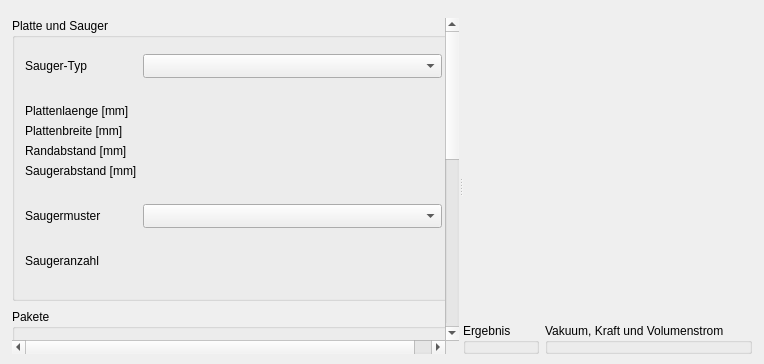
<?xml version="1.0" encoding="UTF-8"?>
<ui version="4.0">
 <class>VacuumTab</class>
 <widget class="QWidget" name="VacuumTab">
  <property name="windowTitle">
   <string>Vakuumplatte</string>
  </property>
  <layout class="QVBoxLayout" name="root">
   <property name="leftMargin"><number>12</number></property>
   <property name="topMargin"><number>10</number></property>
   <property name="rightMargin"><number>12</number></property>
   <property name="bottomMargin"><number>10</number></property>
   <property name="spacing"><number>8</number></property>
   <item>
    <widget class="StaleBanner" name="banner"/>
   </item>
   <item>
    <widget class="QSplitter" name="splitter">
     <property name="orientation"><enum>Qt::Horizontal</enum></property>
     <widget class="QScrollArea" name="controls_scroll">
      <property name="widgetResizable"><bool>true</bool></property>
      <property name="frameShape"><enum>QFrame::NoFrame</enum></property>
      <property name="minimumSize">
       <size><width>360</width><height>0</height></size>
      </property>
      <widget class="QWidget" name="controls">
       <layout class="QVBoxLayout" name="controls_layout">
        <property name="leftMargin"><number>0</number></property>
        <property name="topMargin"><number>0</number></property>
        <property name="rightMargin"><number>8</number></property>
        <property name="bottomMargin"><number>0</number></property>
        <property name="spacing"><number>8</number></property>

        <item>
         <widget class="QGroupBox" name="plate_box">
          <property name="title"><string>Platte und Sauger</string></property>
          <property name="sizePolicy">
           <sizepolicy hsizetype="Preferred" vsizetype="Maximum">
            <horstretch>0</horstretch><verstretch>0</verstretch>
           </sizepolicy>
          </property>
          <layout class="QFormLayout" name="plate_form">
           <property name="leftMargin"><number>10</number></property>
           <property name="topMargin"><number>16</number></property>
           <property name="rightMargin"><number>10</number></property>
           <property name="bottomMargin"><number>10</number></property>
           <item row="0" column="0">
            <widget class="QLabel" name="cup_caption">
             <property name="text"><string>Sauger-Typ</string></property>
            </widget>
           </item>
           <item row="0" column="1">
            <widget class="QComboBox" name="cup_box">
             <property name="sizePolicy">
              <sizepolicy hsizetype="Expanding" vsizetype="Fixed">
               <horstretch>0</horstretch><verstretch>0</verstretch>
              </sizepolicy>
             </property>
             <property name="minimumContentsLength"><number>12</number></property>
             <property name="sizeAdjustPolicy">
              <enum>QComboBox::AdjustToMinimumContentsLengthWithIcon</enum>
             </property>
            </widget>
           </item>
           <item row="1" column="1">
            <widget class="QLabel" name="cup_info">
             <property name="text"><string/></property>
             <property name="wordWrap"><bool>true</bool></property>
             <property name="minimumSize"><size><width>240</width><height>0</height></size></property>
             <property name="alignment"><set>Qt::AlignLeading|Qt::AlignLeft|Qt::AlignTop</set></property>
             <property name="role" stdset="0"><string>note</string></property>
            </widget>
           </item>
           <item row="2" column="0">
            <widget class="QLabel" name="plate_length_caption">
             <property name="text"><string>Plattenlaenge [mm]</string></property>
            </widget>
           </item>
           <item row="2" column="1">
            <widget class="NumberField" name="plate_length"/>
           </item>
           <item row="3" column="0">
            <widget class="QLabel" name="plate_width_caption">
             <property name="text"><string>Plattenbreite [mm]</string></property>
            </widget>
           </item>
           <item row="3" column="1">
            <widget class="NumberField" name="plate_width"/>
           </item>
           <item row="4" column="0">
            <widget class="QLabel" name="edge_margin_caption">
             <property name="text"><string>Randabstand [mm]</string></property>
            </widget>
           </item>
           <item row="4" column="1">
            <widget class="NumberField" name="edge_margin"/>
           </item>
           <item row="5" column="0">
            <widget class="QLabel" name="min_spacing_caption">
             <property name="text"><string>Saugerabstand [mm]</string></property>
            </widget>
           </item>
           <item row="5" column="1">
            <widget class="NumberField" name="min_spacing"/>
           </item>
           <item row="6" column="1">
            <widget class="QLabel" name="min_spacing_info">
             <property name="text"><string/></property>
             <property name="wordWrap"><bool>true</bool></property>
             <property name="minimumSize"><size><width>240</width><height>0</height></size></property>
             <property name="alignment"><set>Qt::AlignLeading|Qt::AlignLeft|Qt::AlignTop</set></property>
             <property name="role" stdset="0"><string>note</string></property>
            </widget>
           </item>
           <item row="7" column="0">
            <widget class="QLabel" name="arrangement_caption">
             <property name="text"><string>Saugermuster</string></property>
            </widget>
           </item>
           <item row="7" column="1">
            <widget class="QComboBox" name="arrangement_box">
             <property name="sizePolicy">
              <sizepolicy hsizetype="Expanding" vsizetype="Fixed">
               <horstretch>0</horstretch><verstretch>0</verstretch>
              </sizepolicy>
             </property>
             <property name="minimumContentsLength"><number>12</number></property>
             <property name="sizeAdjustPolicy">
              <enum>QComboBox::AdjustToMinimumContentsLengthWithIcon</enum>
             </property>
            </widget>
           </item>
           <item row="8" column="1">
            <widget class="QLabel" name="arrangement_info">
             <property name="text"><string/></property>
             <property name="wordWrap"><bool>true</bool></property>
             <property name="minimumSize"><size><width>240</width><height>0</height></size></property>
             <property name="alignment"><set>Qt::AlignLeading|Qt::AlignLeft|Qt::AlignTop</set></property>
             <property name="role" stdset="0"><string>note</string></property>
            </widget>
           </item>
           <item row="9" column="0">
            <widget class="QLabel" name="cup_count_caption">
             <property name="text"><string>Saugeranzahl</string></property>
            </widget>
           </item>
           <item row="9" column="1">
            <widget class="IntField" name="cup_count"/>
           </item>
           <item row="10" column="1">
            <widget class="QLabel" name="cup_limit">
             <property name="text"><string/></property>
             <property name="wordWrap"><bool>true</bool></property>
             <property name="minimumSize"><size><width>240</width><height>0</height></size></property>
             <property name="alignment"><set>Qt::AlignLeading|Qt::AlignLeft|Qt::AlignTop</set></property>
             <property name="role" stdset="0"><string>note</string></property>
            </widget>
           </item>
          </layout>
         </widget>
        </item>

        <item>
         <widget class="QGroupBox" name="package_box">
          <property name="title"><string>Pakete</string></property>
          <property name="sizePolicy">
           <sizepolicy hsizetype="Preferred" vsizetype="Maximum">
            <horstretch>0</horstretch><verstretch>0</verstretch>
           </sizepolicy>
          </property>
          <layout class="QFormLayout" name="package_form">
           <property name="leftMargin"><number>10</number></property>
           <property name="topMargin"><number>16</number></property>
           <property name="rightMargin"><number>10</number></property>
           <property name="bottomMargin"><number>10</number></property>
           <item row="0" column="0">
            <widget class="QLabel" name="package_count_caption">
             <property name="text"><string>Anzahl Pakete</string></property>
            </widget>
           </item>
           <item row="0" column="1">
            <widget class="IntField" name="package_count"/>
           </item>
           <item row="1" column="1">
            <widget class="QCheckBox" name="use_pallet_pattern">
             <property name="text">
              <string>Muster aus der Palettierung uebernehmen</string>
             </property>
             <property name="checked"><bool>true</bool></property>
             <property name="toolTip">
              <string>Ordnet die Pakete nach dem in der Palettierung gewaehlten Muster an.
Aus: gleichmaessiges Raster.</string>
             </property>
            </widget>
           </item>
           <item row="2" column="1">
            <widget class="QLabel" name="package_info">
             <property name="text"><string/></property>
             <property name="wordWrap"><bool>true</bool></property>
             <property name="minimumSize"><size><width>240</width><height>0</height></size></property>
             <property name="alignment"><set>Qt::AlignLeading|Qt::AlignLeft|Qt::AlignTop</set></property>
             <property name="role" stdset="0"><string>note</string></property>
            </widget>
           </item>
          </layout>
         </widget>
        </item>

        <item>
         <widget class="QGroupBox" name="physics_box">
          <property name="title"><string>Vakuum und Sicherheit</string></property>
          <property name="sizePolicy">
           <sizepolicy hsizetype="Preferred" vsizetype="Maximum">
            <horstretch>0</horstretch><verstretch>0</verstretch>
           </sizepolicy>
          </property>
          <layout class="QFormLayout" name="physics_form">
           <property name="leftMargin"><number>10</number></property>
           <property name="topMargin"><number>16</number></property>
           <property name="rightMargin"><number>10</number></property>
           <property name="bottomMargin"><number>10</number></property>
           <item row="0" column="0">
            <widget class="QLabel" name="vacuum_caption">
             <property name="text"><string>Vakuum [mbar]</string></property>
            </widget>
           </item>
           <item row="0" column="1">
            <widget class="NumberField" name="vacuum"/>
           </item>
           <item row="1" column="0">
            <widget class="QLabel" name="flow_caption">
             <property name="text"><string>Volumenstrom [m3/h]</string></property>
            </widget>
           </item>
           <item row="1" column="1">
            <widget class="NumberField" name="flow"/>
           </item>
           <item row="2" column="0">
            <widget class="QLabel" name="restrictor_caption">
             <property name="text"><string>Absperrung je Sauger</string></property>
            </widget>
           </item>
           <item row="2" column="1">
            <widget class="QComboBox" name="restrictor_box">
             <property name="sizePolicy">
              <sizepolicy hsizetype="Expanding" vsizetype="Fixed">
               <horstretch>0</horstretch><verstretch>0</verstretch>
              </sizepolicy>
             </property>
             <property name="minimumContentsLength"><number>12</number></property>
             <property name="sizeAdjustPolicy">
              <enum>QComboBox::AdjustToMinimumContentsLengthWithIcon</enum>
             </property>
             <property name="toolTip">
              <string>Absperrung je Saugerposition. Ohne Begrenzung reissen unbelegte Sauger
das Vakuum der ganzen Platte ein. Keine Datenblattangabe.</string>
             </property>
            </widget>
           </item>
           <item row="3" column="0">
            <widget class="QLabel" name="leakage_caption">
             <property name="text"><string>Kartonpermeabilitaet</string></property>
            </widget>
           </item>
           <item row="3" column="1">
            <widget class="QComboBox" name="leakage_box">
             <property name="sizePolicy">
              <sizepolicy hsizetype="Expanding" vsizetype="Fixed">
               <horstretch>0</horstretch><verstretch>0</verstretch>
              </sizepolicy>
             </property>
             <property name="minimumContentsLength"><number>12</number></property>
             <property name="sizeAdjustPolicy">
              <enum>QComboBox::AdjustToMinimumContentsLengthWithIcon</enum>
             </property>
            </widget>
           </item>
           <item row="4" column="0">
            <widget class="QLabel" name="permeability_caption">
             <property name="text"><string>Permeabilitaetswert</string></property>
            </widget>
           </item>
           <item row="4" column="1">
            <widget class="NumberField" name="permeability"/>
           </item>
           <item row="5" column="0">
            <widget class="QLabel" name="safety_caption">
             <property name="text"><string>Sicherheitsfaktor</string></property>
            </widget>
           </item>
           <item row="5" column="1">
            <widget class="NumberField" name="safety"/>
           </item>
           <item row="6" column="0">
            <widget class="QLabel" name="acceleration_caption">
             <property name="text"><string>Beschleunigung [m/s2]</string></property>
            </widget>
           </item>
           <item row="6" column="1">
            <widget class="NumberField" name="acceleration"/>
           </item>
           <item row="7" column="0">
            <widget class="QLabel" name="grip_caption">
             <property name="text"><string>Ansaugrichtung</string></property>
            </widget>
           </item>
           <item row="7" column="1">
            <widget class="QComboBox" name="grip_box">
             <property name="sizePolicy">
              <sizepolicy hsizetype="Expanding" vsizetype="Fixed">
               <horstretch>0</horstretch><verstretch>0</verstretch>
              </sizepolicy>
             </property>
             <property name="minimumContentsLength"><number>12</number></property>
             <property name="sizeAdjustPolicy">
              <enum>QComboBox::AdjustToMinimumContentsLengthWithIcon</enum>
             </property>
            </widget>
           </item>
           <item row="8" column="0">
            <widget class="QLabel" name="friction_caption">
             <property name="text"><string>Reibbeiwert</string></property>
            </widget>
           </item>
           <item row="8" column="1">
            <widget class="NumberField" name="friction"/>
           </item>
           <item row="9" column="1">
            <widget class="QCheckBox" name="partial_counts">
             <property name="text">
              <string>Teilweise aufliegende Sauger als tragend zaehlen</string>
             </property>
             <property name="toolTip">
              <string>Aus (empfohlen): ein unterbrochener Dichtlippenring traegt nicht.
Ein: optimistische Annahme, nur bei sehr nachgiebiger Dichtlippe vertretbar.</string>
             </property>
            </widget>
           </item>
           <item row="10" column="1">
            <widget class="QCheckBox" name="solve_point">
             <property name="text">
              <string>Arbeitspunkt loesen statt Sollvakuum annehmen</string>
             </property>
             <property name="checked"><bool>true</bool></property>
             <property name="toolTip">
              <string>Ein (empfohlen): rechnet das Vakuum, das sich gegen die Leckage tatsaechlich einstellt.
Aus: rechnet mit dem eingestellten Sollvakuum und warnt nur bei Ueberlast.</string>
             </property>
            </widget>
           </item>
          </layout>
         </widget>
        </item>

        <item>
         <widget class="QPushButton" name="calculate_button">
          <property name="text"><string>Berechnen</string></property>
          <property name="default"><bool>true</bool></property>
         </widget>
        </item>
        <item>
         <spacer name="controls_spacer">
          <property name="orientation"><enum>Qt::Vertical</enum></property>
          <property name="sizeHint" stdset="0">
           <size><width>20</width><height>40</height></size>
          </property>
         </spacer>
        </item>
       </layout>
      </widget>
     </widget>

     <widget class="QWidget" name="view_panel">
      <layout class="QVBoxLayout" name="view_layout">
       <property name="leftMargin"><number>0</number></property>
       <property name="topMargin"><number>0</number></property>
       <property name="rightMargin"><number>0</number></property>
       <property name="bottomMargin"><number>0</number></property>
       <property name="spacing"><number>6</number></property>
       <item>
        <widget class="Vacuum2DView" name="view">
         <property name="sizePolicy">
          <sizepolicy hsizetype="Expanding" vsizetype="Expanding">
           <horstretch>0</horstretch><verstretch>3</verstretch>
          </sizepolicy>
         </property>
        </widget>
       </item>
       <item>
        <layout class="QHBoxLayout" name="result_row">
         <item>
          <widget class="ResultGrid" name="results">
           <property name="title"><string>Ergebnis</string></property>
           <property name="sizePolicy">
            <sizepolicy hsizetype="Preferred" vsizetype="Maximum">
             <horstretch>1</horstretch><verstretch>0</verstretch>
            </sizepolicy>
           </property>
          </widget>
         </item>
         <item>
          <widget class="ResultGrid" name="flow_results">
           <property name="title"><string>Vakuum, Kraft und Volumenstrom</string></property>
           <property name="sizePolicy">
            <sizepolicy hsizetype="Preferred" vsizetype="Maximum">
             <horstretch>1</horstretch><verstretch>0</verstretch>
            </sizepolicy>
           </property>
          </widget>
         </item>
        </layout>
       </item>
      </layout>
     </widget>
    </widget>
   </item>
  </layout>
 </widget>
 <customwidgets>
  <customwidget>
   <class>NumberField</class>
   <extends>QWidget</extends>
   <header>app.gui.common.widgets</header>
  </customwidget>
  <customwidget>
   <class>IntField</class>
   <extends>QWidget</extends>
   <header>app.gui.common.widgets</header>
  </customwidget>
  <customwidget>
   <class>ResultGrid</class>
   <extends>QGroupBox</extends>
   <header>app.gui.common.widgets</header>
  </customwidget>
  <customwidget>
   <class>StaleBanner</class>
   <extends>QFrame</extends>
   <header>app.gui.common.widgets</header>
  </customwidget>
  <customwidget>
   <class>Vacuum2DView</class>
   <extends>QWidget</extends>
   <header>app.visualization.vacuum_2d</header>
  </customwidget>
 </customwidgets>
 <resources/>
 <connections/>
</ui>
